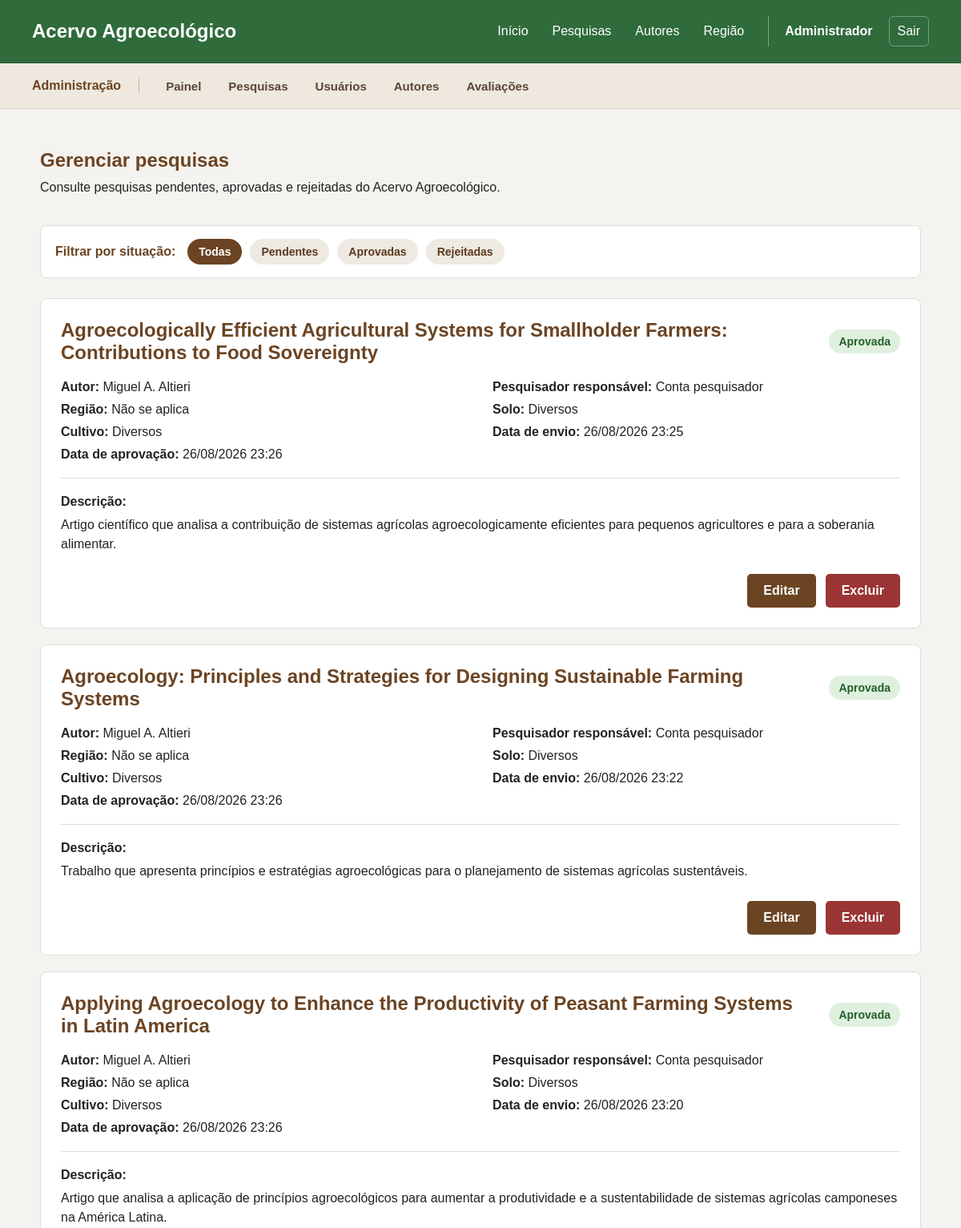
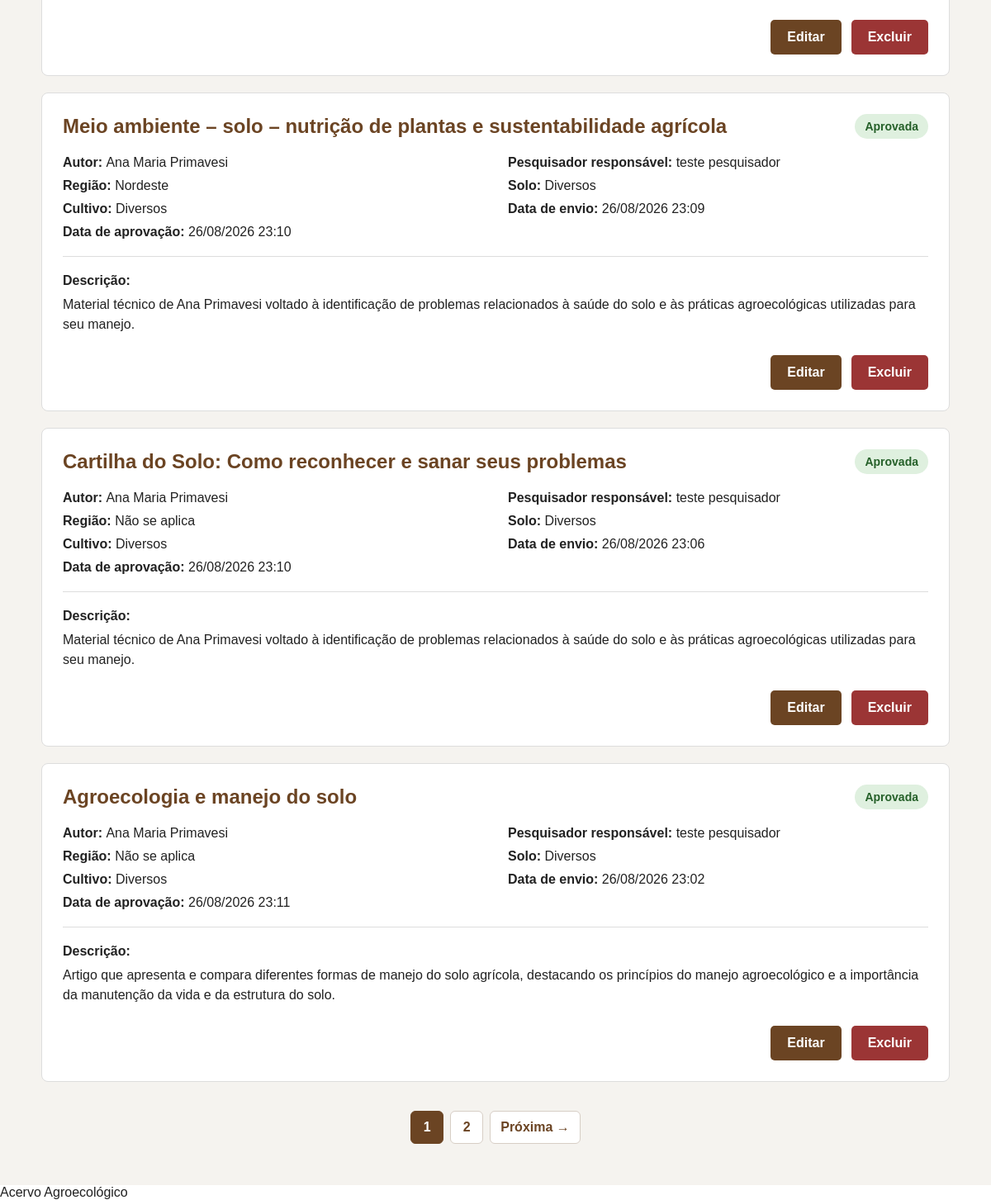
The app's page /admin/pesquisas.php (signed in) with its own data (2 pictures, top to bottom).
### tables this page shows
CREATE TABLE `pesquisas` (
  `id` int(11) NOT NULL,
  `titulo` varchar(250) NOT NULL,
  `descricao` text NOT NULL,
  `resumo` longtext DEFAULT NULL,
  `palavras_chave` varchar(255) DEFAULT NULL,
  `link` varchar(500) DEFAULT NULL,
  `autor_id` int(11) NOT NULL,
  `regiao_id` int(11) NOT NULL,
  `solo_informado` varchar(80) DEFAULT NULL,
  `solo_id` int(11) DEFAULT NULL,
  `cultivo_informado` varchar(80) DEFAULT NULL,
  `cultivo_id` int(11) DEFAULT NULL,
  `pesquisador_id` int(11) NOT NULL,
  `administrador_id` int(11) DEFAULT NULL,
  `status` enum('Pendente','Aprovada','Rejeitada') NOT NULL DEFAULT 'Pendente',
  `observacao` text DEFAULT NULL,
  `dataEnvio` datetime NOT NULL DEFAULT current_timestamp(),
  `dataAprovacao` datetime DEFAULT NULL
);

CREATE TABLE `autores` (
  `id` int(11) NOT NULL,
  `usuario_id` int(11) DEFAULT NULL,
  `nome` varchar(150) NOT NULL,
  `foto` varchar(255) DEFAULT NULL,
  `biografia` text DEFAULT NULL,
  `instituicao` varchar(150) DEFAULT NULL
);

CREATE TABLE `usuarios` (
  `id` int(11) NOT NULL,
  `nome` varchar(150) NOT NULL,
  `email` varchar(150) NOT NULL,
  `senha` varchar(255) NOT NULL,
  `tipo` enum('usuario','pesquisador','administrador') NOT NULL,
  `instituicao` varchar(150) DEFAULT NULL,
  `foto_perfil` varchar(255) DEFAULT NULL,
  `ativo` tinyint(1) NOT NULL DEFAULT 1,
  `dataCadastro` datetime NOT NULL DEFAULT current_timestamp()
);

CREATE TABLE `regioes` (
  `id` int(11) NOT NULL,
  `nome` varchar(30) NOT NULL
);

### admin/pesquisas.php (the view, shortened to what this page needs)
<?php
require_once "../includes/conexao.php";
$statusSelecionado =
    trim($_GET["status"] ?? "");
$itensPorPagina = 6;
$paginaAtual =
    filter_input(
        INPUT_GET,
        "pagina",
        FILTER_VALIDATE_INT
    );
if (
    $paginaAtual === false ||
    $paginaAtual === null ||
    $paginaAtual < 1
) {
    $paginaAtual = 1;
}
if ($statusSelecionado !== "") {
    $sqlTotal = "
        SELECT COUNT(*) AS total
        FROM pesquisas
        WHERE status = ?
    ";
    $stmtTotal =
        $conn->prepare($sqlTotal);
    $stmtTotal->bind_param(
        "s",
        $statusSelecionado
    );
    $stmtTotal->execute();
    $resultadoTotal =
        $stmtTotal->get_result();
    $totalRegistros =
        (int)$resultadoTotal
            ->fetch_assoc()["total"];
    $stmtTotal->close();
} else {
    $sqlTotal = "
        SELECT COUNT(*) AS total
        FROM pesquisas
    ";
    $resultadoTotal =
        $conn->query($sqlTotal);
    $totalRegistros =
        (int)$resultadoTotal
            ->fetch_assoc()["total"];
}
$totalPaginas =
    max(
        1,
        (int)ceil(
            $totalRegistros /
            $itensPorPagina
        )
    );
$offset =
    ($paginaAtual - 1) *
    $itensPorPagina;
$sqlBase = "
    SELECT
        p.id,
        p.titulo,
        p.descricao,
        p.dataEnvio,
        p.dataAprovacao,
        p.status,
        p.solo_informado,
        p.cultivo_informado,
        a.nome AS autor,
        r.nome AS regiao,
        u.nome AS pesquisador
    FROM pesquisas p
    INNER JOIN autores a
        ON p.autor_id = a.id
    INNER JOIN regioes r
        ON p.regiao_id = r.id
    INNER JOIN usuarios u
        ON p.pesquisador_id = u.id
";
if ($statusSelecionado !== "") {
    $sql = $sqlBase . "
        WHERE p.status = ?
        ORDER BY p.dataEnvio DESC
        LIMIT ?
        OFFSET ?
    ";
    $stmt =
        $conn->prepare($sql);
    $stmt->bind_param(
        "sii",
        $statusSelecionado,
        $itensPorPagina,
        $offset
    );
} else {
    $sql = $sqlBase . "
        ORDER BY p.dataEnvio DESC
        LIMIT ?
        OFFSET ?
    ";
    $stmt =
        $conn->prepare($sql);
    $stmt->bind_param(
        "ii",
        $itensPorPagina,
        $offset
    );
}
$stmt->execute();
$resultado =
    $stmt->get_result();
require_once "../includes/header.php";
require_once "../includes/menu.php";
?>
<main class="pagina-pesquisa">
    <section class="lista-submissoes">
        <div class="cabecalho-submissoes">
            <div>
                <h1>
                    Gerenciar pesquisas
                </h1>
                <p>
                    Consulte pesquisas pendentes,
                    aprovadas e rejeitadas do
                    Acervo Agroecológico.
                </p>
            </div>
        </div>
        <div class="filtros-admin-pesquisas">
            <span class="titulo-filtro-pesquisas">
                Filtrar por situação:
            </span>
            <a
                href="pesquisas.php"
                class="filtro-status <?php
                echo $statusSelecionado === ""
                    ? "filtro-ativo"
                    : "";
                ?>"
            >
                Todas
            </a>
            <a
                href="pesquisas.php?status=Pendente"
                class="filtro-status <?php
                echo $statusSelecionado === "Pendente"
                    ? "filtro-ativo"
                    : "";
                ?>"
            >
                Pendentes
            </a>
            <a
                href="pesquisas.php?status=Aprovada"
                class="filtro-status <?php
                echo $statusSelecionado === "Aprovada"
                    ? "filtro-ativo"
                    : "";
                ?>"
            >
                Aprovadas
            </a>
            <a
                href="pesquisas.php?status=Rejeitada"
                class="filtro-status <?php
                echo $statusSelecionado === "Rejeitada"
                    ? "filtro-ativo"
                    : "";
                ?>"
            >
                Rejeitadas
            </a>
        </div>
        <?php if ($resultado->num_rows === 0) : ?>
            <div class="sem-submissoes">
                <h2>
                    Nenhuma pesquisa encontrada
                </h2>
                <p>
                    <?php if ($statusSelecionado !== "") : ?>
                        Não existem pesquisas com
                        a situação
                        <strong>
                            <?php
                            echo htmlspecialchars(
                                $statusSelecionado
                            );
                            ?>
                        </strong>.
                    <?php else : ?>
                        Ainda não existem pesquisas
                        registradas no sistema.
                    <?php endif; ?>
                </p>
            </div>
        <?php else : ?>
            <div class="cards-submissoes">
                <?php
                while (
                    $pesquisa =
                    $resultado->fetch_assoc()
                ) :
                ?>
                    <?php
                    $classeStatus =
                        "status-pendente";
                    if (
                        $pesquisa["status"] ===
                        "Aprovada"
                    ) {
                        $classeStatus =
                            "status-aprovada";
                    }
                    ?>
                    <article class="card-submissao">
                        <div class="topo-submissao">
                            <h2>
                                <?php
                                echo htmlspecialchars(
                                    $pesquisa["titulo"]
                                );
                                ?>
                            </h2>
                            <span
                                class="status-pesquisa <?php
                                echo $classeStatus;
                                ?>"
                            >
                                <?php
                                echo htmlspecialchars(
                                    $pesquisa["status"]
                                );
                                ?>
                            </span>
                        </div>
                        <div class="dados-submissao">
                            <p>
                                <strong>
                                    Autor:
                                </strong>
                                <?php
                                echo htmlspecialchars(
                                    $pesquisa["autor"]
                                );
                                ?>
                            </p>
                            <p>
                                <strong>
                                    Pesquisador responsável:
                                </strong>
                                <?php
                                echo htmlspecialchars(
                                    $pesquisa[
                                        "pesquisador"
                                    ]
                                );
                                ?>
                            </p>
                            <p>
                                <strong>
                                    Região:
                                </strong>
                                <?php
                                echo htmlspecialchars(
                                    $pesquisa["regiao"]
                                );
                                ?>
                            </p>
                            <p>
                                <strong>
                                    Solo:
                                </strong>
                                <?php
                                echo htmlspecialchars(
                                    $pesquisa[
                                        "solo_informado"
                                    ]
                                );
                                ?>
                            </p>
                            <p>
                                <strong>
                                    Cultivo:
                                </strong>
                                <?php
                                echo htmlspecialchars(
                                    $pesquisa[
                                        "cultivo_informado"
                                    ]
                                );
                                ?>
                            </p>
                            <p>
                                <strong>
                                    Data de envio:
                                </strong>
                                <?php
                                echo date(
                                    "d/m/Y H:i",
                                    strtotime(
                                        $pesquisa[
                                            "dataEnvio"
                                        ]
                                    )
                                );
                                ?>
                            </p>
                            <?php
                            if (
                                $pesquisa["status"] ===
                                "Aprovada" &&
                                !empty(
                                    $pesquisa[
                                        "dataAprovacao"
                                    ]
                                )
                            ) :
                            ?>
                                <p>
                                    <strong>
                                        Data de aprovação:
                                    </strong>
                                    <?php
                                    echo date(
                                        "d/m/Y H:i",
                                        strtotime(
                                            $pesquisa[
                                                "dataAprovacao"
                                            ]
                                        )
                                    );
                                    ?>
                                </p>
                            <?php endif; ?>
                        </div>
                        <?php
                        if (
                            !empty(
                                $pesquisa["descricao"]
                            )
                        ) :
                        ?>
                            <div class="descricao-submissao">
                                <strong>
                                    Descrição:
                                </strong>
                                <p>
                                    <?php
                                    echo nl2br(
                                        htmlspecialchars(
                                            $pesquisa[
                                                "descricao"
                                            ]
                                        )
                                    );
                                    ?>
                                </p>
                            </div>
                        <?php endif; ?>
                        <div class="acoes-administrador">
                            <a
                                href="editarPesquisa.php?id=<?php
                                echo $pesquisa["id"];
                                ?>"
                                class="botao-editar-pesquisa"
                            >
                                Editar
                            </a>
                            <a
                                href="excluirPesquisa.php?id=<?php
                                echo $pesquisa["id"];
                                ?>"
                                class="botao-excluir-pesquisa"
                            >
                                Excluir
                            </a>
                        </div>
                    </article>
                <?php endwhile; ?>
            </div>
            <?php if ($totalPaginas > 1) : ?>
                <nav
                    class="paginacao"
                    aria-label="Paginação das pesquisas"
                >
                    <?php
                    for (
                        $pagina = 1;
                        $pagina <= $totalPaginas;
                        $pagina++
                    ) :
                    ?>
                        <?php
                        $parametrosPagina = [
                            "pagina" => $pagina
                        ];
                        ?>
                        <?php
                        if (
                            $pagina === $paginaAtual
                        ) :
                        ?>
                            <span
                                class="pagina-link pagina-atual"
                            >
                                <?php
                                echo $pagina;
                                ?>
                            </span>
                        <?php else : ?>
                            <a
                                class="pagina-link"
                                href="?<?php
                                echo htmlspecialchars(
                                    http_build_query(
                                        $parametrosPagina
                                    )
                                );
                                ?>"
                            >
                                <?php
                                echo $pagina;
                                ?>
                            </a>
                        <?php endif; ?>
                    <?php endfor; ?>
                    <?php
                    if (
                        $paginaAtual <
                        $totalPaginas
                    ) :
                    ?>
                        <?php
                        $parametrosProxima = [
                            "pagina" =>
                                $paginaAtual + 1
                        ];
                        ?>
                        <a
                            class="pagina-link"
                            href="?<?php
                            echo htmlspecialchars(
                                http_build_query(
                                    $parametrosProxima
                                )
                            );
                            ?>"
                        >
                            Próxima →
                        </a>
                    <?php endif; ?>
                </nav>
            <?php endif; ?>
        <?php endif; ?>
    </section>
</main>
<?php
require_once "../includes/footer.php";
?>

### records on screen
pesquisas: titulo "Agroecologically Efficient Agricultural Systems for Smallholder Farmers: Contributions to Food Sovereignty", status "Aprovada", autor.nome "Miguel A. Altieri", pesquisador.nome "Conta pesquisador", regiao.nome "Não se aplica", solo_informado "Diversos", cultivo_informado "Diversos", dataEnvio "26/08/2026 23:25", dataAprovacao "26/08/2026 23:26", descricao "Artigo científico que analisa a contribuição de sistemas agrícolas agroecologicamente eficientes para pequenos agricultores e para a soberania alimentar."
pesquisas: titulo "Agroecology: Principles and Strategies for Designing Sustainable Farming Systems", status "Aprovada", autor.nome "Miguel A. Altieri", pesquisador.nome "Conta pesquisador", regiao.nome "Não se aplica", solo_informado "Diversos", cultivo_informado "Diversos", dataEnvio "26/08/2026 23:22", dataAprovacao "26/08/2026 23:26", descricao "Trabalho que apresenta princípios e estratégias agroecológicas para o planejamento de sistemas agrícolas sustentáveis."
pesquisas: titulo "Applying Agroecology to Enhance the Productivity of Peasant Farming Systems in Latin America", status "Aprovada", autor.nome "Miguel A. Altieri", pesquisador.nome "Conta pesquisador", regiao.nome "Não se aplica", solo_informado "Diversos", cultivo_informado "Diversos", dataEnvio "26/08/2026 23:20", dataAprovacao "26/08/2026 23:26", descricao "Artigo que analisa a aplicação de princípios agroecológicos para aumentar a produtividade e a sustentabilidade de sistemas agrícolas camponeses na América Latina."
pesquisas: titulo "Meio ambiente – solo – nutrição de plantas e sustentabilidade agrícola", status "Aprovada", autor.nome "Ana Maria Primavesi", pesquisador.nome "teste pesquisador", regiao.nome "Nordeste", solo_informado "Diversos", cultivo_informado "Diversos", dataEnvio "26/08/2026 23:09", dataAprovacao "26/08/2026 23:10", descricao "Material técnico de Ana Primavesi voltado à identificação de problemas relacionados à saúde do solo e às práticas agroecológicas utilizadas para seu manejo."
pesquisas: titulo "Cartilha do Solo: Como reconhecer e sanar seus problemas", status "Aprovada", autor.nome "Ana Maria Primavesi", pesquisador.nome "teste pesquisador", regiao.nome "Não se aplica", solo_informado "Diversos", cultivo_informado "Diversos", dataEnvio "26/08/2026 23:06", dataAprovacao "26/08/2026 23:10", descricao "Material técnico de Ana Primavesi voltado à identificação de problemas relacionados à saúde do solo e às práticas agroecológicas utilizadas para seu manejo."
pesquisas: titulo "Agroecologia e manejo do solo", status "Aprovada", autor.nome "Ana Maria Primavesi", pesquisador.nome "teste pesquisador", regiao.nome "Não se aplica", solo_informado "Diversos", cultivo_informado "Diversos", dataEnvio "26/08/2026 23:02", dataAprovacao "26/08/2026 23:11", descricao "Artigo que apresenta e compara diferentes formas de manejo do solo agrícola, destacando os princípios do manejo agroecológico e a importância da manutenção da vida e da estrutura do solo."

### other values on screen
$_SESSION["usuario_nome"] "Administrador"
